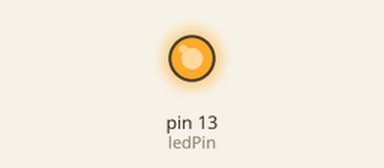
Bench run of a sketch on a simulated Arduino Uno, built with avr-gcc and run on an emulated ATmega328P. On the bench: output pins drawn as LEDs (lit = HIGH).

Above: at 0.08 s.
At 3.4 s:
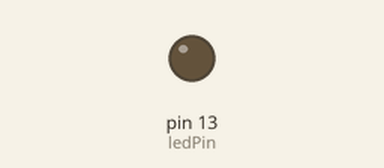
Timing chart, 0 to 7.8 s (numbered marks = the images above):
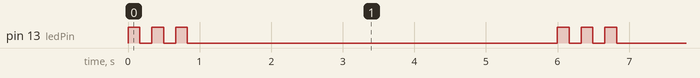

Measured:
- by itself, pin 13 (ledPin): repeats every 6.0 s: 2 × (LOW 0.17 s, HIGH 0.17 s), LOW 5.2 s, HIGH 0.17 s
- by itself, everything shown: repeats every 6.0 s, in 6 steps

The sketch:

EX4-Pisca-com-while.ino
```cpp
/*
  Piscar LED Três Vezes e Aguardar
  Este exemplo faz um LED conectado ao pino 13 piscar três vezes com um intervalo de 1 segundo entre piscadas.
  Após isso, o LED permanece apagado por 5 segundos antes de repetir o ciclo.

  Elaborado/Adaptado por Epaminondas Lage
*/

const int ledPin = 13;           // Pino de saída onde o LED está conectado
const int blinkCount = 3;        // Número de piscadas
const int blinkInterval = 1000;  // Intervalo de piscar em milissegundos (1 segundo)
const int offDuration = 5000;    // Duração de apagar o LED em milissegundos (5 segundos)

void setup() {
  pinMode(ledPin, OUTPUT);       // Define o pino do LED como saída
}

void loop() {
  int count = 0;                 // Contador de piscadas

  // Piscar o LED 3 vezes
  while (count < blinkCount) {
    digitalWrite(ledPin, HIGH);  // Acende o LED
    delay(blinkInterval / (2 * blinkCount)); // Aguarda metade do intervalo
    digitalWrite(ledPin, LOW);   // Apaga o LED
    delay(blinkInterval / (2 * blinkCount)); // Aguarda metade do intervalo
    count++;                     // Incrementa o contador
  }

  // Aguarda 5 segundos com o LED apagado
  unsigned long startTime = millis(); // Armazena o tempo de início
  while (millis() - startTime < offDuration) {
    // Aguarda até que o tempo de apagamento tenha passado
  }
}
```
